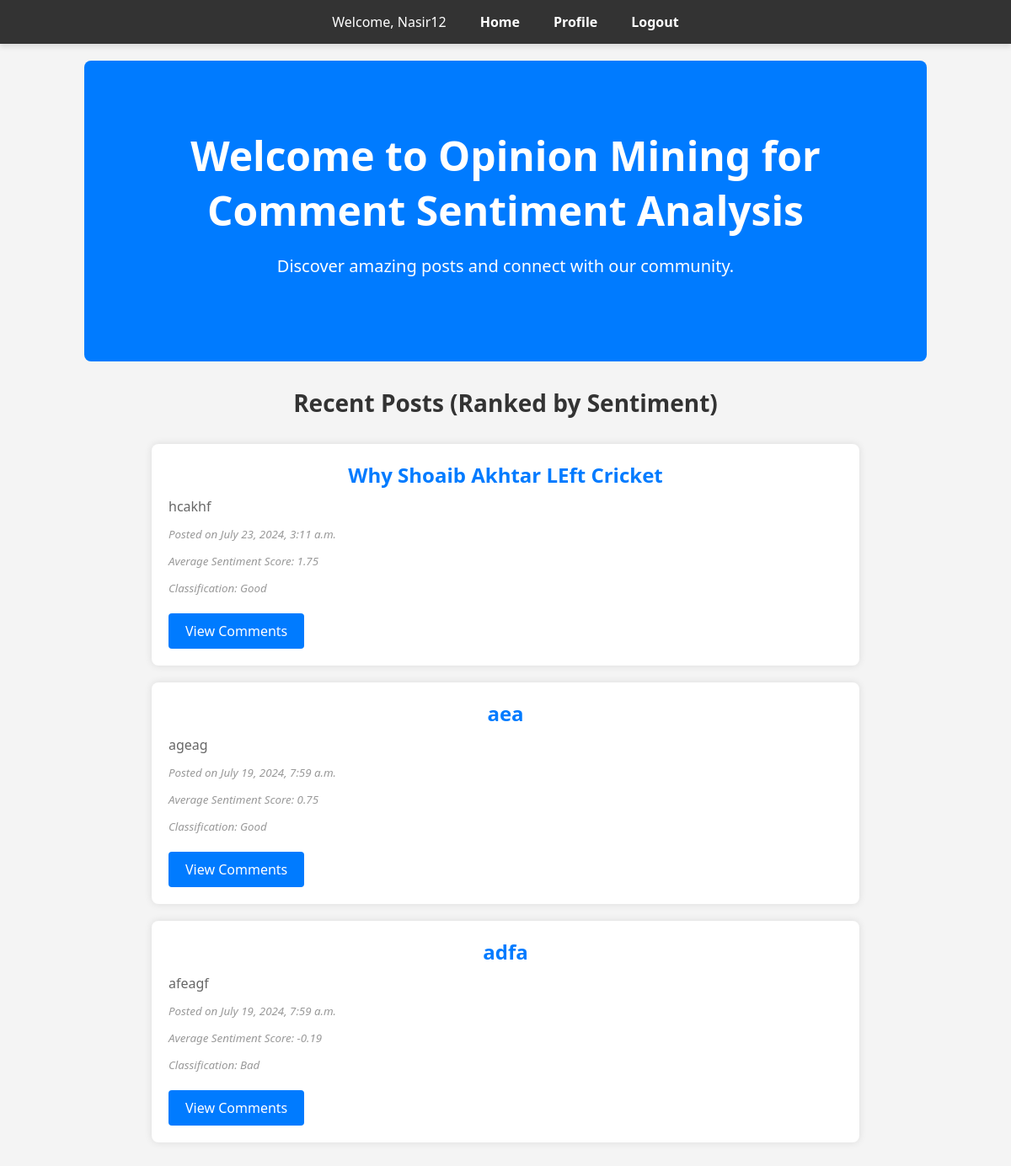
Page / (signed in) on the committed database.
### myapp/models.py (models this page shows, shortened)
class Post(models.Model):
    postid = models.AutoField(primary_key=True)
    title = models.CharField(max_length=255)
    description = models.TextField()
    post_date = models.DateTimeField(default=timezone.now)

### myapp/views.py (the view)
# urls.py: path('', views.home, name='home'),
def home(request):
    username = request.session.get('username')
    if not username:
        return redirect('login')
    posts = Post.objects.all()
    post_with_sentiments = []
    for post in posts:
        comments = Comment.objects.filter(post=post)
        if comments.exists():
            avg_sentiment_score = sum(comment.sentiment_score for comment in comments if comment.sentiment_score is not None) / comments.count()
        else:
            avg_sentiment_score = 0  # Default score if no comments
        if avg_sentiment_score > 0.5:
            sentiment_classification = 'Good'
        elif avg_sentiment_score >= 0:
            sentiment_classification = 'Neutral'
        elif avg_sentiment_score > -0.5:
            sentiment_classification = 'Bad'
        else:
            sentiment_classification = 'Worst'
        post_with_sentiments.append({
            'post': post,
            'avg_sentiment_score': avg_sentiment_score,
            'sentiment_classification': sentiment_classification,
        })
    sorted_posts = sorted(post_with_sentiments, key=lambda x: x['avg_sentiment_score'], reverse=True)
    context = {
        'username': username,
        'posts_with_sentiments': sorted_posts,
    }
    return render(request, 'home.html', context)

### templates/home.html (shortened to what this page needs)
{% extends "base.html" %}
{% block content %}
<div class="hero">
    <h1>Welcome to Opinion Mining for Comment Sentiment Analysis</h1>
    <p>Discover amazing posts and connect with our community.</p>
</div>
<h2>Recent Posts (Ranked by Sentiment)</h2>
{% for post_with_sentiment in posts_with_sentiments %}
    <div class="post">
        <h3>{{ post_with_sentiment.post.title }}</h3>
        <p>{{ post_with_sentiment.post.description }}</p>
        <p><small>Posted on {{ post_with_sentiment.post.post_date }}</small></p>
        <p><small>Average Sentiment Score: {{ post_with_sentiment.avg_sentiment_score|floatformat:2 }}</small></p>
        <p><small>Classification: {{ post_with_sentiment.sentiment_classification }}</small></p>
        <a href="{% url 'post_detail' post_id=post_with_sentiment.post.postid %}" class="view-comments">View Comments</a>
    </div>
{% endfor %}
{% endblock %}

### templates/base.html (style rules this page uses)
body { font-family: 'Segoe UI', Tahoma, Geneva, Verdana, sans-serif; margin: 0; padding: 0; background-color: #f4f4f4; }
h1, h2, h3, h4 { margin: 30px; text-align: center; }
.hero { background-color: #007bff; color: #fff; padding: 80px 20px; text-align: center; margin-bottom: 20px; border-radius: 8px; }
.hero h1 { font-size: 48px; margin: 0; }
.hero p { font-size: 20px; margin-top: 20px; }
h2 { color: #333; font-size: 28px; margin: 30px; text-align: center; }
.post { background: #ffffff; padding: 20px; margin: 20px auto; border-radius: 8px; box-shadow: 0 0 10px rgba(0, 0, 0, 0.1); max-width: 800px; transition: transform 0.3s ease, box-shadow 0.3s ease; }
.post h3 { margin: 0 0 10px; font-size: 24px; color: #007bff; }
.post p { margin: 0 0 10px; font-size: 16px; color: #666; }
.post p small { color: #999; font-style: italic; }
.view-comments { display: inline-block; background-color: #007bff; color: #fff; padding: 10px 20px; text-decoration: none; border-radius: 4px; font-size: 16px; margin-top: 10px; }
.post p { margin: 0 0 10px; }
a.view-comments { display: inline-block; background-color: #007bff; color: #fff; padding: 10px 20px; text-decoration: none; border-radius: 4px; font-size: 16px; text-align: center; }

### rows in the picture
Post: post "Why Shoaib Akhtar LEft Cricket", post.description "hcakhf", post.post_date "July 23, 2024, 3:11 a.m.", avg_sentiment_score "1.75", sentiment_classification "Good"
Post: post "aea", post.description "ageag", post.post_date "July 19, 2024, 7:59 a.m.", avg_sentiment_score "0.75", sentiment_classification "Good"
Post: post "adfa", post.description "afeagf", post.post_date "July 19, 2024, 7:59 a.m.", avg_sentiment_score "-0.19", sentiment_classification "Bad"

### other values in the picture
{{ request.session.username }} "Nasir12"
